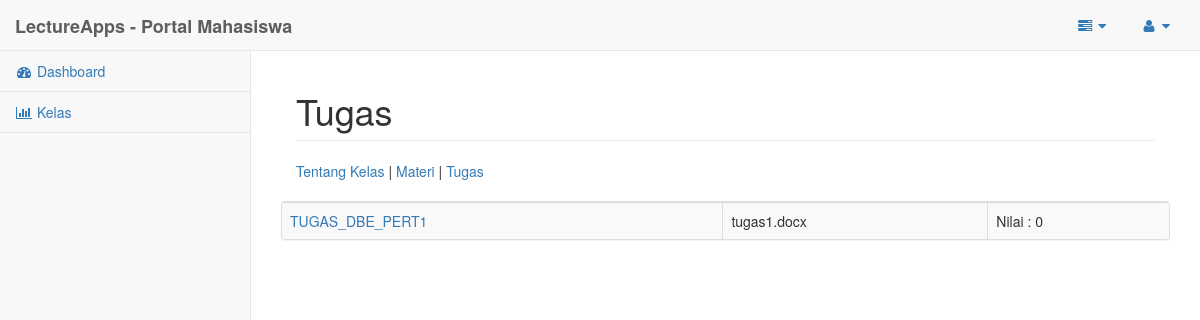
The app's page /Tampilan/temp/kelas_mhs_tugas.php?idkelas=2, older data.
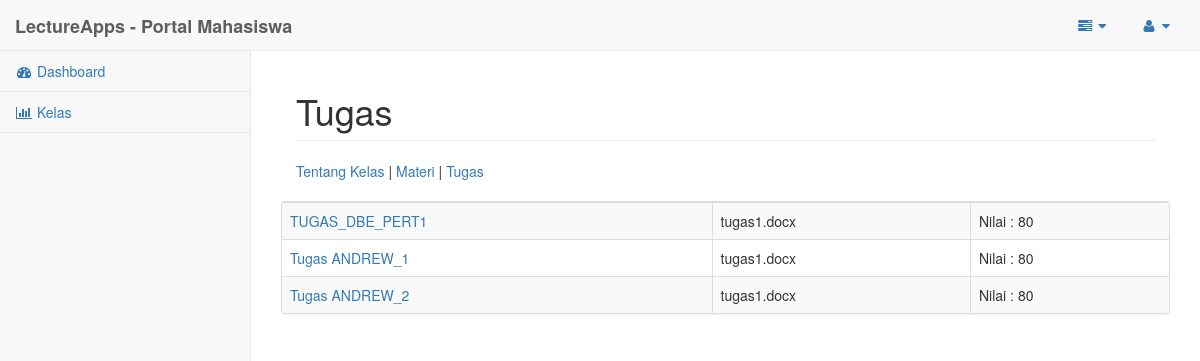
The same page, newer data.
### tables this page shows
CREATE TABLE IF NOT EXISTS `tugas` (
`idTugas` int(11) NOT NULL,
  `namaTugas` varchar(255) NOT NULL,
  `deskripsiTugas` varchar(255) NOT NULL,
  `tglMulaiTugas` date NOT NULL,
  `tglSelesaiTugas` date NOT NULL,
  `fileTugas` varchar(255) NOT NULL,
  `tglUploadTugas` date NOT NULL,
  `idKelas` int(11) NOT NULL
);

CREATE TABLE IF NOT EXISTS `hasiltgs` (
`idHasiltgs` int(11) NOT NULL,
  `idTugas` int(11) NOT NULL,
  `idUser` int(11) NOT NULL,
  `idKelas` int(11) NOT NULL,
  `fileHasiltgs` varchar(255) NOT NULL,
  `tglUploadHasiltgs` date NOT NULL,
  `nilai` float NOT NULL
);

### Tampilan/temp/kelas_mhs_tugas.php (the view, shortened to what this page needs)
<?php
	require_once('../includes/koneksi.php');
	$id = $_GET['idkelas'];
	$sql="SELECT * FROM tugas WHERE idKelas=$id";
	$hasil=mysqli_query($k, $sql);
?>
<!DOCTYPE html>
<html lang="en">
<head>
    <link href="../bower_components/bootstrap/dist/css/bootstrap.min.css" rel="stylesheet">
    <link href="../bower_components/metisMenu/dist/metisMenu.min.css" rel="stylesheet">
    <link href="../dist/css/sb-admin-2.css" rel="stylesheet">
    <link href="../bower_components/font-awesome/css/font-awesome.min.css" rel="stylesheet" type="text/css">
</head>
<body>
    <div id="wrapper">
        <nav class="navbar navbar-default navbar-static-top" role="navigation" style="margin-bottom: 0">
            <div class="navbar-header">
                <a class="navbar-brand" href="index.html"><b>LectureApps - Portal Mahasiswa</b></a>
            </div>
            <ul class="nav navbar-top-links navbar-right">
                <li class="dropdown">
                    <a class="dropdown-toggle" data-toggle="dropdown" href="#">
                        <i class="fa fa-tasks fa-fw"></i>  <i class="fa fa-caret-down"></i>
                    </a>
                </li>
                <li class="dropdown">
                    <a class="dropdown-toggle" data-toggle="dropdown" href="#">
                        <i class="fa fa-user fa-fw"></i>  <i class="fa fa-caret-down"></i>
                    </a>
                </li>
            </ul>
            <div class="navbar-default sidebar" role="navigation">
                <div class="sidebar-nav navbar-collapse">
                    <ul class="nav" id="side-menu">
                        <li>
                            <a href="mahasiswa.php"><i class="fa fa-dashboard fa-fw"></i> Dashboard</a>
                        </li>
                        <li>
                            <a href="kelas_mhs.php"><i class="fa fa-bar-chart-o fa-fw"></i> Kelas</a>
                        </li>
                    </ul>
                </div>
            </div>
        </nav>
        <div id="page-wrapper">
            <div class="container-fluid">
                <div class="row">
                    <div class="col-lg-12">
                        <h1 class="page-header">Tugas</h1>
                    </div>
                </div>
				<?php include('../includes/mhs_dtlmenu.php'); ?>
				<div class="row">
					<div class="panel panel-default">
						<div class="table-responsive">
							<table class="table table-striped table-bordered table-hover">
								<tbody>
							<?php
								WHILE($tugas=mysqli_fetch_assoc($hasil)){
								$sql2 = "SELECT idHasiltgs, nilai FROM hasiltgs WHERE idKelas = '$id' AND idUser = '$_SESSION[user]'";
								$hasil2 = mysqli_query($k,$sql2);
								$c = mysqli_fetch_assoc($hasil2);
							?>
							<tr>
								<td><a href="kelas_mhs_tugas_detail.php?idkelas=<?php echo $id;?>&idtugas=<?php echo $tugas['idTugas'];?>&idhasil=<?php echo $c['idHasiltgs'];?>"><?php echo $tugas['namaTugas']?></a></td>
								<td>
								<?php
								if(mysqli_num_rows($hasil2) == 0)
								{?>
									<form action="kelas_mhs_tugas_upload_proses.php" method="POST" enctype="multipart/form-data">
										<input type="hidden" name="idtugas" value="<?php echo $tugas['idTugas']; ?>"/>
										<input type="hidden" name="idkelas" value="<?php echo $id; ?>"/>
										<input type="hidden" name="idhasil" value="<?php echo $c['idHasiltgs']; ?>"/>
										<input type="file" name="tugas"/>
										<div id="uploadbar" class="progress progress-striped active">
											<div class="progress-bar" role="progressbar" aria-valuenow="0" aria-valuemin="0" aria-valuemax="100" style="width: 0%">
												<span class="sr-only">0% Complete</span>
											</div>
										</div>
										<input type="submit" name="upload" value="Upload">
									</form>
								<?php
								}else
								{
									$sql3 = "SELECT fileHasiltgs FROM hasiltgs WHERE idHasiltgs = $c[idHasiltgs]";
									$hasil3 = mysqli_query($k,$sql3);
									$d = mysqli_fetch_assoc($hasil3);
									echo $d['fileHasiltgs'];
								}?>
								</td>
								<td>
								Nilai : <?php echo $c['nilai'] ?>
								</td>
							</tr>
							<?php
								}
							?>
							</table>
						</div>
					</div>
				</div>
            </div>
        </div>
    </div>
</body>
</html>

Row changes from the older to the newer data that the page shows:
changed through a linked row, tugas "TUGAS_DBE_PERT1": hasiltgs.nilai "0" → "80"
added tugas: namaTugas "Tugas ANDREW_1", hasiltgs.fileHasiltgs "tugas1.docx", hasiltgs.nilai "80"
added tugas: namaTugas "Tugas ANDREW_2", hasiltgs.fileHasiltgs "tugas1.docx", hasiltgs.nilai "80"
